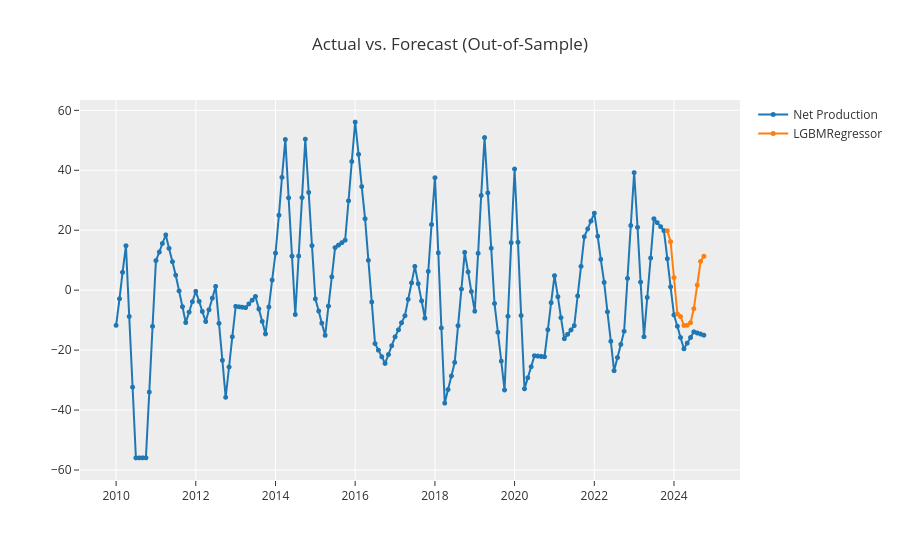

Notebook code cell kept with this figure:
### Markdown cell above
### Net Production

### Code cell
# ...zero_grad() lacks thus the cache memory of the gradiens must be erased 'by hand'
model = None
model = TSForecastingExperiment()
# Setup initi where experiment related settings are being maintained/adjusted
model.setup(df_monthly_net_producer, target='Net Production',fh=12, fold=5, fold_strategy='expanding', session_id=134)
# Model selection having no imposed any model
_best = model.compare_models(n_select=10, sort='SMAPE')

# Predicting on the last 12 months/4 quarters
model.predict_model(_best[0])

# Plot the results
model.plot_model(_best[0])

### Figure 1 — Plotly figure (JSON) as saved in the notebook; plotly's stock layout.template omitted (floating-point values rounded to 4 significant figures; data arrays with more than 128 entries replaced by an {"elided": "..."} marker saying what was removed)
{"data": [{"line": {"color": "rgb(31, 119, 180)", "width": 2}, "marker": {"color": "rgb(31, 119, 180)", "size": 5}, "mode": "lines+markers", "name": "Net Production", "type": "scattergl", "x": {"elided": "178 str values"}, "xaxis": "x", "y": {"elided": "178 float values"}, "yaxis": "y"}, {"line": {"color": "rgb(255, 127, 14)", "width": 2}, "marker": {"color": "rgb(255, 127, 14)", "size": 5}, "mode": "lines+markers", "name": "LGBMRegressor", "type": "scattergl", "x": {"elided": "178 str values"}, "xaxis": "x", "y": {"elided": "178 float values"}, "yaxis": "y"}], "layout": {"showlegend": true, "title": {"text": "Actual vs. Forecast (Out-of-Sample)"}, "xaxis": {"anchor": "y", "domain": [0, 1]}, "yaxis": {"anchor": "x", "domain": [0, 1]}}}
